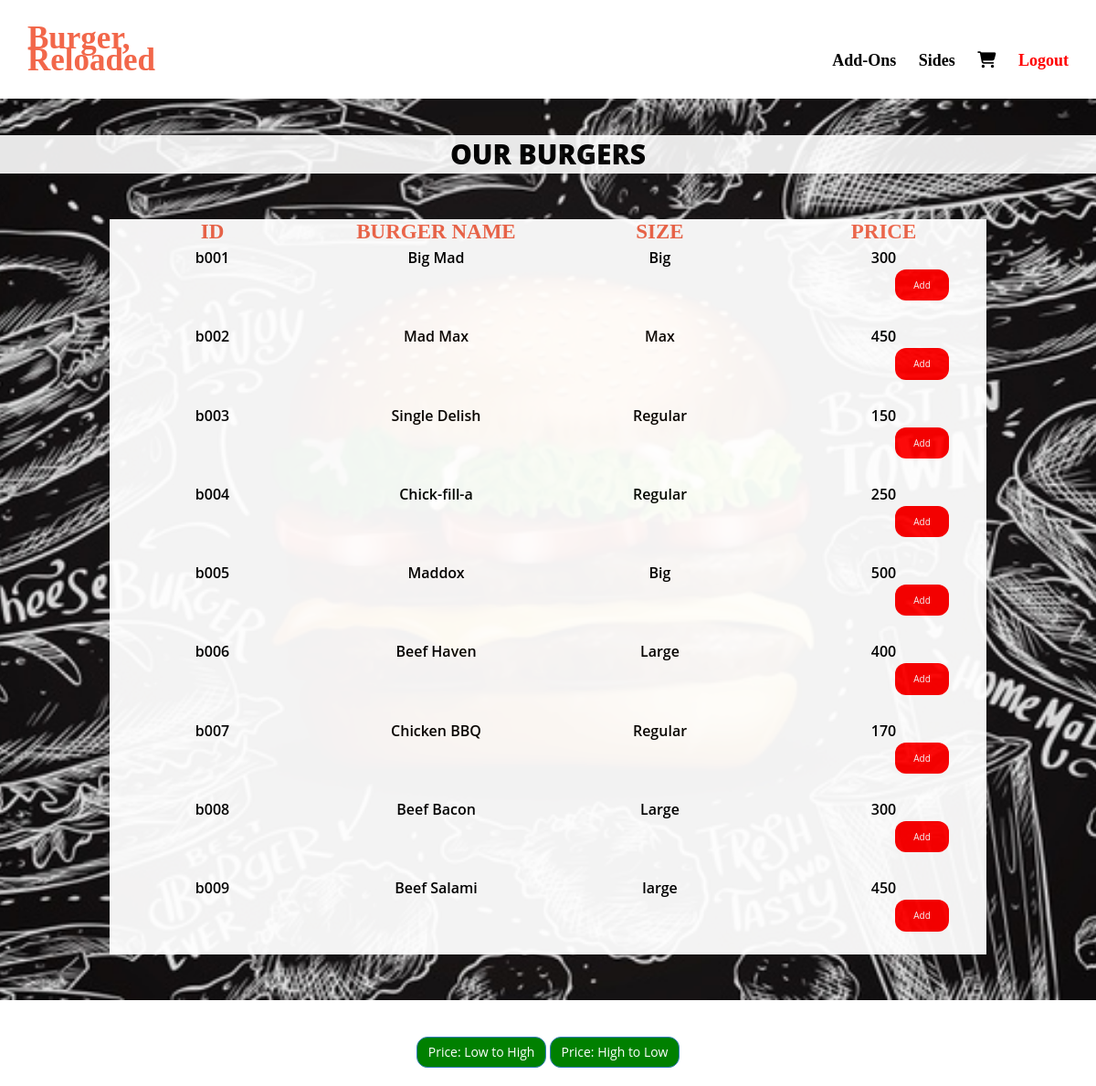
Screenshot of /View/customer_burgers.php with the database file from the repository.
### tables this page shows
CREATE TABLE `burgers` (
  `burger_id` varchar(10) NOT NULL,
  `burger_name` varchar(100) NOT NULL,
  `burger_size` varchar(13) NOT NULL,
  `burger_price` int(10) NOT NULL
);

### View/customer_burgers.php (the view, shortened to what this page needs)
<html lang="en">
  <head>
      <link href="css/bootstrap.min.css" rel="stylesheet"/>
      <link href="css/font-awesome.min.css" rel="stylesheet"/>
      <link href="css/animate.min.css" rel="stylesheet"/>
      <link href="css/main.css" rel="stylesheet"/>
  </head>
  <body>
	<section id="header">
		<div class="row">
			<div class="col-md-2" style="font-size: 35px;color:#F2674A; font-family: Times New Roman;"> <a href ="../Controller/customer_home.php">Burger, </br>Reloaded </a></div>
			<div class="col-md-10" style="text-align: right"> <br>
				<a href="customer_addons.php" style="margin-left: 20px;"> Add-Ons </i></a>
				<a href="customer_sides.php" style="margin-left: 20px;"> Sides </a>
				<a href="customer_cart.php" style="margin-left: 20px;"> <i class="fa-solid fa-cart-shopping"> </i></a>
				<a href="../Controller/customer_login.php" style="margin-left: 20px; color: red"> Logout  </a>
			</div>
		</div>
	</section>
	<section id = "section1">
		<div class="title" style="color: black;background:white; opacity:90%;"> Our Burgers </div>
		<div style="color: black; margin-left:10%; margin-right:10%; margin-top:50px; margin-bottom:50px;text-align:center;background:white; opacity:95%;">
			<div class="row" style="padding:5px;">
				<div class="col-md-3" style="font-size:23px; color: #F2674A;font-family: Verdana;">   ID </div>
				<div class="col-md-3"style="font-size:23px; color: #F2674A;font-family: Verdana;">  BURGER NAME </div>
				<div class="col-md-3"style="font-size:23px; color: #F2674A;font-family: Verdana;">  SIZE </div>
				<div class="col-md-3"style="font-size:23px; color: #F2674A;font-family: Verdana;">  PRICE </div>
			</div>
			<?php
			require_once("../Model/DBconnect.php");
			$sql = "SELECT * FROM burgers";
			$result = mysqli_query($conn, $sql);
			if(mysqli_num_rows($result) > 0){
				while($row = mysqli_fetch_array($result)){
			?>
			<div class="row" style="padding:5px;">
				<div class="col-md-3">  <?php echo $row[0]; ?> </div>
				<div class="col-md-3">  <?php echo $row[1]; ?> </div>
				<div class="col-md-3">  <?php echo $row[2] ?>
				</div>
				<div class="col-md-3">  <?php echo $row[3] ?>
				<form action="../Model/customer_add_to_cart_backend.php" method="POST">
				<input type="submit" button type="button" class="btn btn-primary" style="background-color:red; font-size:10px; border-radius:12px;"
				name="submit" value="Add"></button></form>
				</div>
			</div>
			<?php
				}
			}
			?>
		</div>
	</section>
	<section id="footer">
        <div class="border border-light p-3 mb-4">
          <div class="text-center">
            <button type="button" class="btn btn-primary" style="background-color:green;border-radius: 12px;"> <a href="customer_burgers_sorted_asc.php">
				Price: Low to High</a></button>
				<button type="button" class="btn btn-primary" style="background-color:green;border-radius: 12px;"> <a href="customer_burgers_sorted_desc.php">
				Price: High to Low</a></button>
          </div>
        </div>
	</section>
  </body>
</html>

### View/css/main.css (style rules this page uses)
#header { background-color: rgb(255, 255, 255); color: black; font: 600 18px/24px Times New Roman; padding: 30px; padding-top: 30px; }
#section1 { background-image: url("../img/bg1.jpg"); background-color: rgba(40,57,101,.5); background-position: center; background-size: cover; background-repeat:no-repeat; position: relative; overflow: hidden; }
.title { width: 100%; padding: 12px 20px; margin-top: 40px; text-align:center; text-transform: Uppercase; font-weight: 800; font-size: 30px; }
#footer { background-color: #FFF; color: black; font: 600 12px/14px 'Open Sans',sans-serif; padding: 20px; padding-top: 40px; }
body { margin:0; color:#6a6f8c; font:600 16px/18px 'Open Sans',sans-serif; }
*,:after,:before { box-sizing:border-box }
a { color:inherit;text-decoration:none }
input[type=submit] { background-color: black; border: none; border-radius: 50px; color: white; padding: 10px 20px; text-decoration: none; margin: 4px 2px; cursor: pointer; margin-left: 40%; }

### rows the page displays
burgers: burger_id "b001", burger_name "Big Mad", burger_size "Big", burger_price "300"
burgers: burger_id "b002", burger_name "Mad Max", burger_size "Max", burger_price "450"
burgers: burger_id "b003", burger_name "Single Delish", burger_size "Regular", burger_price "150"
burgers: burger_id "b004", burger_name "Chick-fill-a", burger_size "Regular", burger_price "250"
burgers: burger_id "b005", burger_name "Maddox", burger_size "Big", burger_price "500"
burgers: burger_id "b006", burger_name "Beef Haven", burger_size "Large", burger_price "400"
burgers: burger_id "b007", burger_name "Chicken BBQ", burger_size "Regular", burger_price "170"
burgers: burger_id "b008", burger_name "Beef Bacon", burger_size "Large", burger_price "300"
burgers: burger_id "b009", burger_name "Beef Salami", burger_size "large", burger_price "450"
